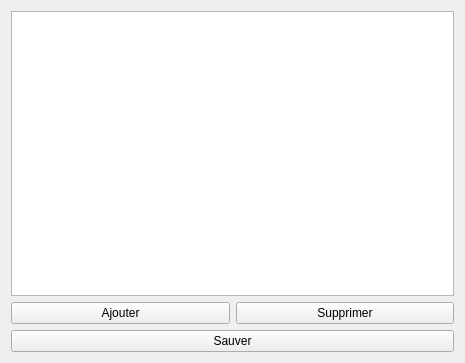
<?xml version="1.0" encoding="UTF-8"?>
<ui version="4.0">
 <class>Form</class>
 <widget class="QWidget" name="Form">
  <property name="geometry">
   <rect>
    <x>0</x>
    <y>0</y>
    <width>465</width>
    <height>363</height>
   </rect>
  </property>
  <property name="windowTitle">
   <string>Form</string>
  </property>
  <layout class="QGridLayout" name="gridLayout">
   <item row="1" column="1">
    <widget class="QPushButton" name="btnSupprimer">
     <property name="text">
      <string>Supprimer</string>
     </property>
    </widget>
   </item>
   <item row="1" column="0">
    <widget class="QPushButton" name="btnAjouter">
     <property name="text">
      <string>Ajouter</string>
     </property>
    </widget>
   </item>
   <item row="0" column="0" colspan="2">
    <widget class="QTableView" name="listeMeshes">
     <property name="alternatingRowColors">
      <bool>true</bool>
     </property>
     <property name="selectionMode">
      <enum>QAbstractItemView::SingleSelection</enum>
     </property>
     <property name="selectionBehavior">
      <enum>QAbstractItemView::SelectRows</enum>
     </property>
     <property name="sortingEnabled">
      <bool>true</bool>
     </property>
    </widget>
   </item>
   <item row="2" column="0" colspan="2">
    <widget class="QPushButton" name="btnSauver">
     <property name="text">
      <string>Sauver</string>
     </property>
    </widget>
   </item>
  </layout>
 </widget>
 <resources/>
 <connections/>
</ui>
